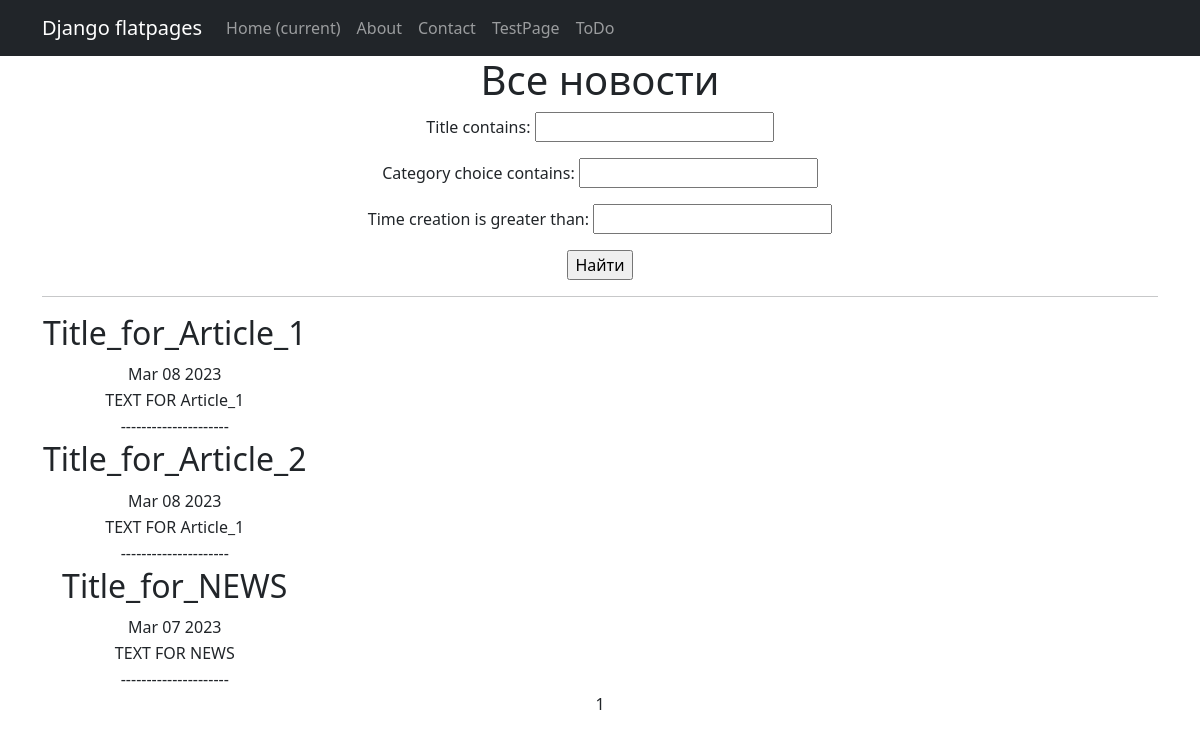
Before: /news/ with the older database file.
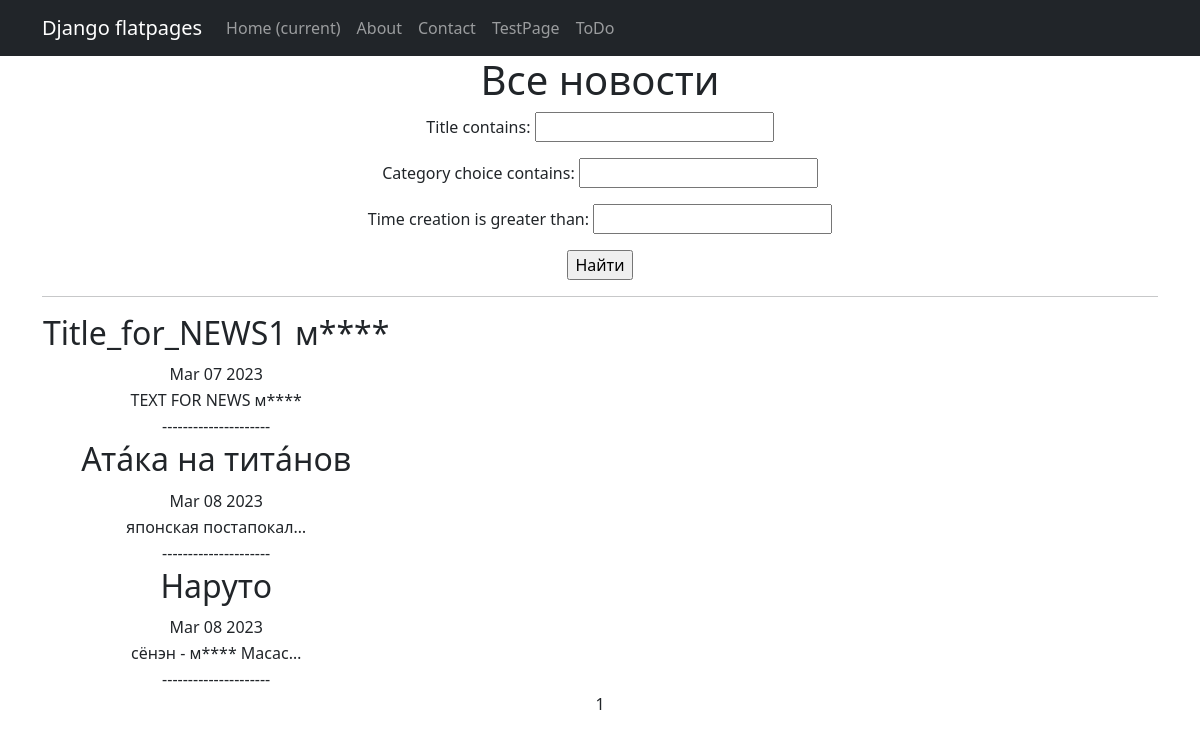
After: the same page with the newer database file.
### news/models.py (models this page shows, shortened)
class Post(models.Model):
    author = models.ForeignKey("Author", on_delete=models.CASCADE)
    NEWS = 'NW'
    ARTICLE = "AR"
    CATEGORY_CHOICES = (
        (NEWS, 'Новость'),
        (ARTICLE, 'Статья')
    )
    category_choice = models.CharField(max_length=2, choices=CATEGORY_CHOICES, default=ARTICLE)
    time_creation = models.DateTimeField(auto_now_add=True)
    post_category = models.ManyToManyField(Category, through="PostCategory")
    title = models.CharField(max_length=64, unique=True)
    text = models.TextField()
    rating_post = models.IntegerField(default=0)

### news/views.py (the view)
# urls.py: path('', PostList.as_view()),
class PostList(ListView):
    model = Post
    ordering = 'title'
    template_name = 'news.html'
    context_object_name = 'news'
    paginate_by = 10
    def get_queryset(self):
        queryset = super().get_queryset()
        self.filterset = PostFilter(self.request.GET, queryset)
        return self.filterset.qs
    def get_context_data(self, **kwargs):
        context = super().get_context_data(**kwargs)
        context['filterset'] = self.filterset
        return context

### news/templatetags/custom_filters.py (called while the page is built)
@register.filter()
def censor_text(text):
    for word in text.split():
        if word.lower() in CENSOR_WORDS:
            if word.lower() in CENSOR_WORDS:
                text = text.replace(word, f"{word[0]}{'*' * (len(word) -1)}")
    return text

@register.filter()
def censor_title(title):
    for word in title.split():
        if word.lower() in CENSOR_WORDS:
            if word.lower() in CENSOR_WORDS:
                title = title.replace(word, f"{word[0]}{'*' * (len(word) -1)}")
    return title

### templates/news.html (shortened to what this page needs)
{% extends 'flatpages/default.html' %}
{% load custom_filters %}
{% block content %}
    <h1>Все новости</h1>
    <form action="" method="get">
        {{ filterset.form.as_p }}
        <input type="submit" value="Найти" />
    </form>
    <hr>
    {% if news %}
        <table>
            {% for post in news %}
            <tr>
                <td><h2>{{ post.title|censor_title }}</h2></td>
            </tr>
            <tr>
                <td>{{ post.time_creation|date:'M d Y'}}</td>
            </tr>
            <tr>
                <td>{{ post.text|truncatechars:20|censor_text }}</td>
            </tr>
            <tr>
                <td> --------------------- </td>
            </tr>
            {% endfor %}
        </table>
    {% else %}
        <h2> Статей нет </h2>
    {% endif %}
    {{ page_obj.number }}
{% endblock content %}

Changed rows visible on the page:
changed Post: title|censor_title "Title_for_NEWS" → "Title_for_NEWS1 м****"; text|censor_text "TEXT FOR NEWS" → "TEXT FOR NEWS м****"; moves up the list
changed Post: title|censor_title "Title_for_Article_2" → "Атáка на титáнов"; text|censor_text "TEXT FOR Article_1" → "японская постапокал…"; moves down the list
changed Post: title|censor_title "Title_for_Article_1" → "Наруто"; text|censor_text "TEXT FOR Article_1" → "сёнэн - м**** Масас…"
